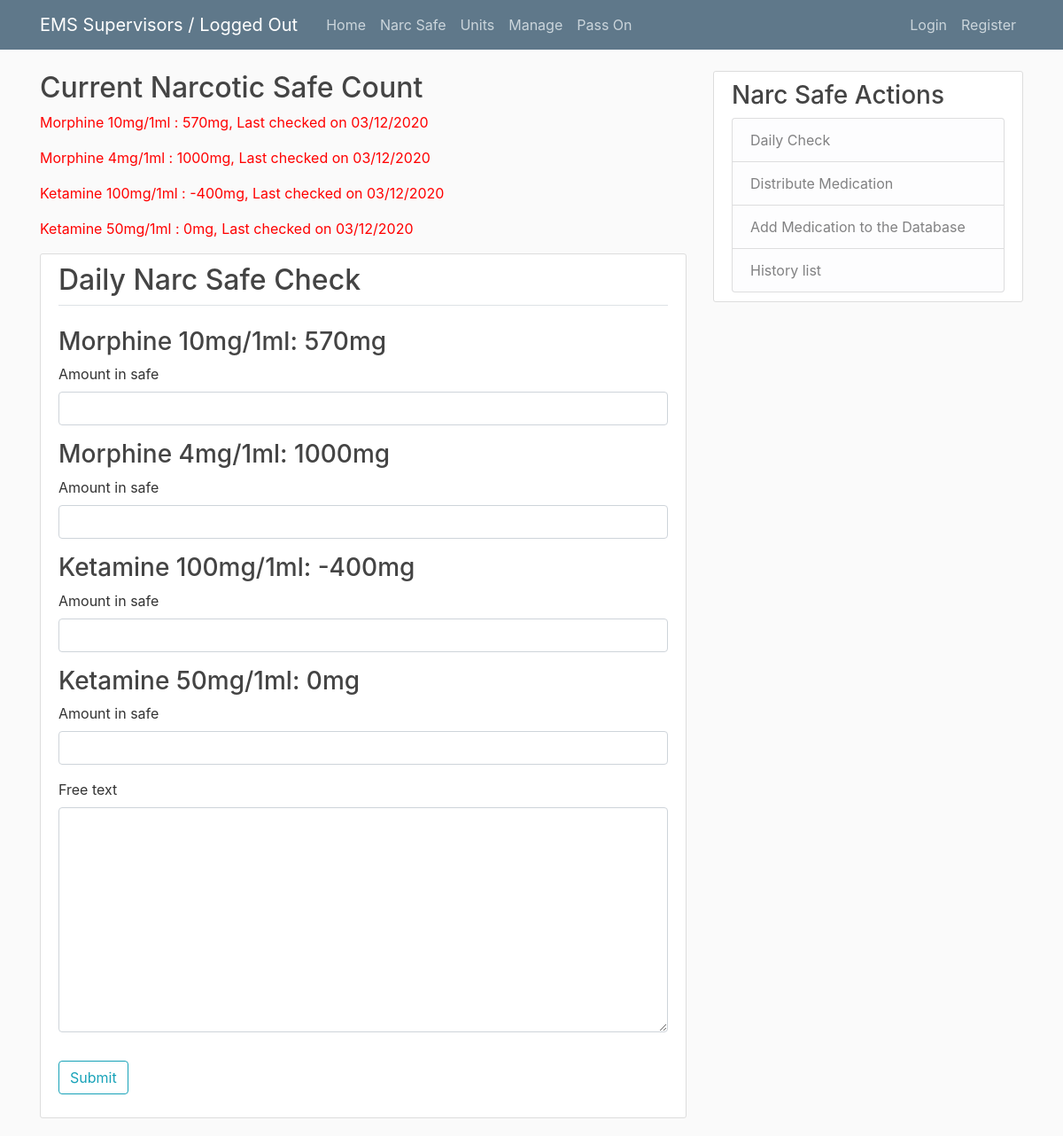
Page /safe/check/ on the committed database.
### components/models.py (models this page shows, shortened)
class Drug(models.Model):
    name = models.CharField(max_length=40)
    image = models.ImageField(default='default_drug.png', upload_to='drug_pics')
    is_active_safe = models.BooleanField(default=True)
    is_active_unit = models.BooleanField(default=True)
    def __str__(self):
        return self.name

### safe/views.py (the view)
# urls.py: path('safe/check/', check_safe_view, name='safe_check_view'),
def check_safe_view(request):
    template_name = 'safe/safe_check_formset.html'
    if request.method == 'POST':
        formset = SafeCheckFormSet(request.POST)
        drugset = Drug.objects.filter(is_active_safe=True)
        textset = SafeCheckFreeText(request.POST)
        if formset.is_valid() and textset.is_valid():
            count = 0
            for form in formset:
                instance = form.save(commit=False)
                instance.user = request.user
                instance.drug_name = drugset[count]
                instance.save()
                count+=1
            formset.save()
            text_instance = textset.save(commit=False)
            text_instance.user = request.user
            text_instance.drug_name = Drug.objects.get(name="Free Text")
            textset.save()
        return redirect('safe_home_view')
    else:
        formset = SafeCheckFormSet(queryset=Safe.objects.none())
        drugs = Drug.objects.filter(is_active_safe=True)
        object_list = Safe.calc_total(Safe)
        drugset = {}
        for drug in drugs:
            for total in object_list:
                if drug == total:
                    drugset.update({f'{drug}: {object_list[drug]}mg': drug})
        date_list = Safe.get_check_date(Safe)
        text_box = SafeCheckFreeText()
        context = {'formset': formset, 'drugset' : drugset, 'object_list' : object_list, 'date_list': date_list, 'text_box' : text_box}
    return render(request, template_name, context)

### safe/forms.py
class SafeCheckFreeText(forms.ModelForm):
  class Meta:
    model = Safe
    fields = ['free_text']

### safe/models.py (called while the page is built)
    def calc_total(self):
        add = 0
        sub = 0
        total = 0
        drugs = {}
        for drug in Drug.objects.all():
            try:
                add_drug = self.objects.filter(drug_name__name=drug).aggregate(Sum('amount_added'))
                if add_drug['amount_added__sum'] == None:
                    add_drug['amount_added__sum'] = 0
                add+=add_drug['amount_added__sum']
                sub_drug = self.objects.filter(drug_name__name=drug).aggregate(Sum('amount_removed'))
                if sub_drug['amount_removed__sum'] == None:
                    sub_drug['amount_removed__sum'] = 0
                sub+=sub_drug['amount_removed__sum']
                total = add-sub
                drugs.update({drug:total})
                add=0
                sub=0
                total=0
            except:
                continue
        return drugs

    def get_check_date(self):
        check_date = {}
        for drug in Drug.objects.all():
            try:
                date = self.objects.filter(drug_name__name=drug).aggregate(Max('date_created'))
                check_date.update({drug:date['date_created__max']})
            except:
                continue
        return check_date

### templates/safe/safe_check_formset.html (shortened to what this page needs)
{% extends 'safe/safe_base.html' %}
{% load crispy_forms_tags %}
{% block content %}
{% now "SHORT_DATE_FORMAT" as the_date %}
<div>
    <h2>Current Narcotic Safe Count</h2>
    {% for drug_key, drug_value in object_list.items %}
    {% if drug_key.is_active_safe %}
        {% for date_key, date_value in date_list.items %}
            {% if date_key == drug_key %}
            {% if the_date == date_value|date:"SHORT_DATE_FORMAT" %}
                <table>
                <p>{{ drug_key }} : {{ drug_value }}mg, Last checked on {{ date_value|date:"SHORT_DATE_FORMAT" }}</p>
                </table>
            {% else %}
                <table>
                <p style=color:red>{{ drug_key }} : {{ drug_value }}mg, Last checked on {{ date_value|date:"SHORT_DATE_FORMAT" }}</p>
                </table>
            {% endif %}
            {% endif %}
    {% endfor %}
    {% endif %}
    {% endfor %}
</div>
<div class='content-section'>
    <form method="POST">
        <h2>Daily Narc Safe Check</h2>
        <fieldset class='form-group'>
            <legend class="border-bottom mb-4"></legend>
            {% for form in formset %}{% for drug in drugset %}
            {% if forloop.counter == forloop.parentloop.counter %}
            <div><h3>{{ drug }}</h3> {{form|crispy}}</div>
            {% endif %}
{% endfor %}{% endfor %}
        {{ text_box|crispy }}
        </fieldset>
        <div class="form-group">
            <button class='btn btn-outline-info' type='submit'>Submit</button>
        </div>
    </form>
</div>
{% endblock %}

### blog/static/blog/main.css (style rules this page uses)
body { background: #fafafa; color: #333333; margin-top: 5rem; }
h1, h2, h3, h4, h5, h6 { color: #444444; }
.content-section { background: #ffffff; padding: 10px 20px; border: 1px solid #dddddd; border-radius: 3px; margin-bottom: 20px; }

### rows in the picture
Drug: name "Morphine 10mg/1ml", drug_value "570", date_value "03/12/2020"
Drug: name "Morphine 4mg/1ml", drug_value "1000", date_value "03/12/2020"
Drug: name "Ketamine 100mg/1ml", drug_value "-400", date_value "03/12/2020"
Drug: name "Ketamine 50mg/1ml", drug_value "0", date_value "03/12/2020"

### other values in the picture
{{ drug }} "Morphine 10mg/1ml: 570mg" "Morphine 4mg/1ml: 1000mg" "Ketamine 100mg/1ml: -400mg" "Ketamine 50mg/1ml: 0mg"
